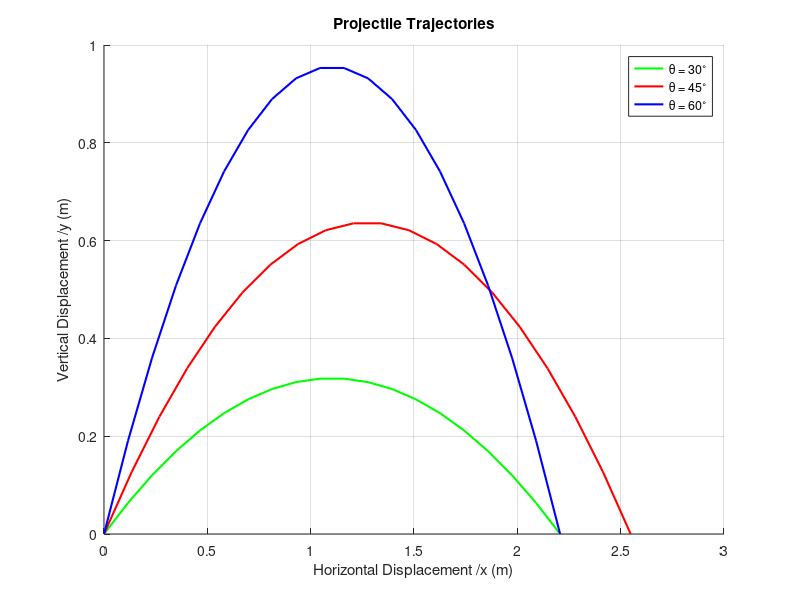

MATLAB code to generate this figure:

g = 9.81; % acceleration due to gravity (m/s^2)
v0 = 5; % initial velocity (m/s)

% Angles in radians
theta1 = 30 * pi / 180;
theta2 = 45 * pi / 180;
theta3 = 60 * pi / 180;

% % Calculate time of flight for each angle
% t1 = 2 * v0 * sin(theta1) / g;
% t2 = 2 * v0 * sin(theta2) / g;
% t3 = 2 * v0 * sin(theta3) / g;

% max range
r1 = (v0.^2 * sin(2*theta1))/g ;
r2 = (v0.^2 * sin(2*theta2))/g ;
r3 = (v0.^2 * sin(2*theta3))/g ;
 

% Calculate x and y values for each angle
% t = linspace(0, max( [t1, t2, t3] ), 100); % finding max time value to plot
% x1 = v0 * cos(theta1) * t;
% y1 = v0 * sin(theta1) * t - 0.5 * g * t.^2;
% 
% x2 = v0 * cos(theta2) * t;
% y2 = v0 * sin(theta2) * t - 0.5 * g * t.^2;
% 
% x3 = v0 * cos(theta3) * t;
% y3 = v0 * sin(theta3) * t - 0.5 * g * t.^2;

r1_p = linspace(0,r1,20);
r2_p = linspace(0,r2,20);
r3_p = linspace(0,r3,20);

y1 =  (tan(theta1)*r1_p) - ( g / (2 *( v0 * cos(theta1) ).^2) )*r1_p.^2;
y2 =  (tan(theta2)*r2_p) - ( g / (2 *( v0 * cos(theta2) ).^2) )*r2_p.^2;
y3 =  (tan(theta3)*r3_p) - ( g / (2 *( v0 * cos(theta3) ).^2) )*r3_p.^2;


% Plotting
figure;
hold on;
plot(r1_p, y1, 'g', 'LineWidth', 1.5);

plot(r2_p, y2, 'r', 'LineWidth', 1.5);
plot(r3_p, y3, 'b', 'LineWidth', 1.5);
xlabel('Horizontal Displacement /x (m)');
ylabel('Vertical Displacement /y (m)');
title('Projectile Trajectories');
legend('\theta = 30^\circ', '\theta = 45^\circ', '\theta = 60^\circ');
grid on;


% Save the plot as an image
saveas(gcf, 'lol.png');
